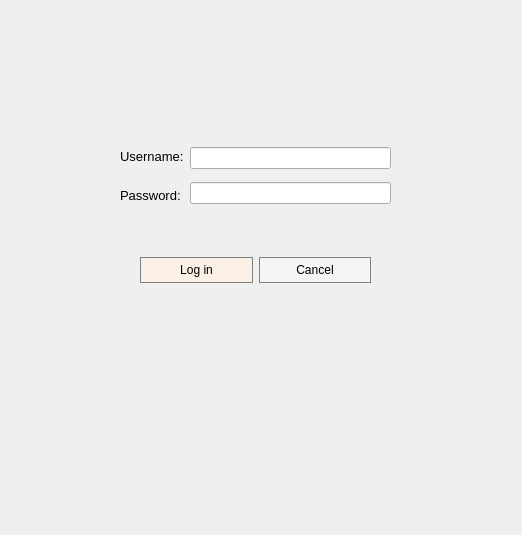
<?xml version="1.0" encoding="UTF-8"?>
<ui version="4.0">
 <class>Sign_in_function</class>
 <widget class="QDialog" name="Sign_in_function">
  <property name="geometry">
   <rect>
    <x>0</x>
    <y>0</y>
    <width>522</width>
    <height>535</height>
   </rect>
  </property>
  <property name="windowTitle">
   <string>Dialog</string>
  </property>
  <widget class="QWidget" name="layoutWidget">
   <property name="geometry">
    <rect>
     <x>140</x>
     <y>250</y>
     <width>231</width>
     <height>41</height>
    </rect>
   </property>
   <layout class="QHBoxLayout" name="horizontalLayout">
    <item>
     <widget class="QPushButton" name="Login">
      <property name="styleSheet">
       <string notr="true">QPushButton{
	background-color:#FAF0E6;
	border:1px solid gray;
	padding:5px
}
QPushButton:pressed{
	background-color:#A9A9A9;
	border:1px solid gray;
	padding:5px
}</string>
      </property>
      <property name="text">
       <string>Log in</string>
      </property>
     </widget>
    </item>
    <item>
     <widget class="QPushButton" name="Cancel">
      <property name="styleSheet">
       <string notr="true">QPushButton{
	background-color:#F5F5F5;
	border:1px solid gray;
	padding:5px
}
QPushButton:pressed{
	background-color:#FDF5E6;
	border:1px solid gray;
	padding:5px
}</string>
      </property>
      <property name="text">
       <string>Cancel</string>
      </property>
     </widget>
    </item>
   </layout>
  </widget>
  <widget class="QWidget" name="layoutWidget">
   <property name="geometry">
    <rect>
     <x>120</x>
     <y>140</y>
     <width>271</width>
     <height>71</height>
    </rect>
   </property>
   <layout class="QHBoxLayout" name="horizontalLayout_2">
    <item>
     <layout class="QVBoxLayout" name="verticalLayout">
      <item>
       <widget class="QLabel" name="label">
        <property name="font">
         <font>
          <pointsize>10</pointsize>
         </font>
        </property>
        <property name="text">
         <string>Username:</string>
        </property>
       </widget>
      </item>
      <item>
       <widget class="QLabel" name="label_2">
        <property name="font">
         <font>
          <pointsize>10</pointsize>
         </font>
        </property>
        <property name="text">
         <string>Password:</string>
        </property>
       </widget>
      </item>
     </layout>
    </item>
    <item>
     <layout class="QVBoxLayout" name="verticalLayout_2">
      <item>
       <widget class="QLineEdit" name="username"/>
      </item>
      <item>
       <widget class="QLineEdit" name="password">
        <property name="echoMode">
         <enum>QLineEdit::Password</enum>
        </property>
        <property name="readOnly">
         <bool>false</bool>
        </property>
       </widget>
      </item>
     </layout>
    </item>
   </layout>
  </widget>
  <widget class="QLabel" name="label_3">
   <property name="geometry">
    <rect>
     <x>60</x>
     <y>330</y>
     <width>121</width>
     <height>31</height>
    </rect>
   </property>
   <property name="text">
    <string/>
   </property>
  </widget>
 </widget>
 <resources/>
 <connections/>
</ui>
